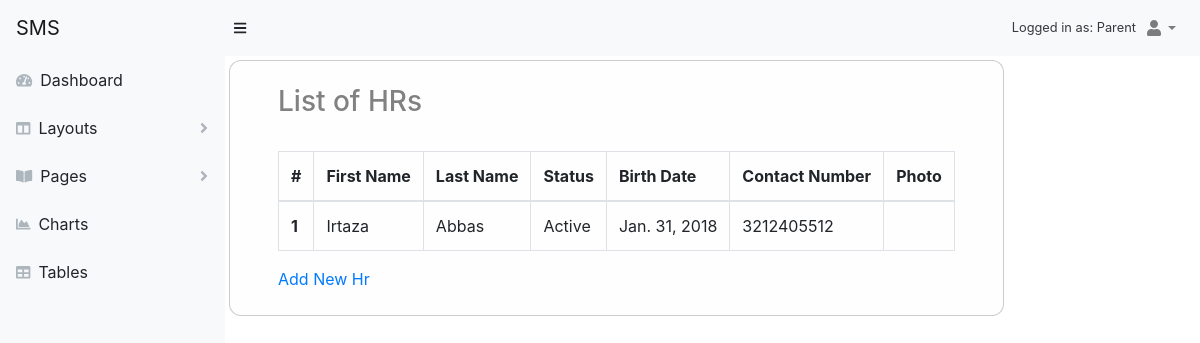
The app's page /account/view-hr/ (signed in) with its own data.
### accounts/models.py (models this page shows, shortened)
class User(AbstractBaseUser, PermissionsMixin):
    email = models.EmailField(_('email address'), unique=True)
    first_name = models.CharField(_('first name'), max_length=30, blank=True)
    last_name = models.CharField(_('last name'), max_length=30, blank=True)
    date_joined = models.DateTimeField(_('date joined'), auto_now_add=True)
    is_active = models.BooleanField(_('active'), default=True)
    is_staff = models.BooleanField(_('staff'), default=True)
    objects = UserManager()
    USERNAME_FIELD = 'email'
    REQUIRED_FIELDS = []
    class Meta:
        db_table = "User"
        verbose_name = _('user')
        verbose_name_plural = _('users')

class Profile(models.Model):
    user = models.OneToOneField(User, on_delete=models.CASCADE ,default=1)
    photo = models.ImageField(upload_to=settings.MEDIA_ROOT+'/images/profile_images/%Y%m%d', null=True, blank=True, default='/media/images/default.jpg')
    birth_date = models.DateField()
    date_left = models.DateField(null=True, blank=True)
    salary = models.FloatField(max_length=6)
    contact_number = models.CharField(max_length=11)
    address = models.ForeignKey(Address, on_delete=models.CASCADE, default=1)
    CHOICES = [('M', 'Male'), ('F', 'Female')]
    gender = models.CharField(_('gender'), max_length=1, choices=CHOICES)
    class Meta:
        abstract = True

class HrStaff(Profile):
    class Meta:
        db_table = 'HrStaff'
        verbose_name = _('hr staff')
        verbose_name_plural = _('hr staff')

### accounts/views.py (the view)
# urls.py: path('view-hr/', views.ViewHrUser.as_view(), name='view_hr'),
class ViewHrUser(View):
    template_name = 'accounts/hr/hrs.html'
    def get(self, request):
        hrs = HrStaff.objects.all()
        context = { 'hrs': hrs }
        return render(request, self.template_name, context)

### templates/accounts/hr/hrs.html (shortened to what this page needs)
{% extends 'layouts/base.html' %}
{% block content %}
<div class="container">
        <h3>List of HRs</h3>
    <br>
    <table class="table table-lg table-bordered">
        <thead>
            <tr>
                <th>#</th>
                <th>First Name</th>
                <th>Last Name</th>
                <th>Status</th>
                <th>Birth Date</th>
                <th>Contact Number</th>
                <th>Photo</th>
            </tr>
        </thead>
        <tbody>
            {% for hr in hrs %}
                <tr>
                    <th>{{ forloop.counter }}</th>
                    <td>{{hr.user.first_name}}</td>
                    <td>{{hr.user.last_name}}</td>
                    <td>{% if hr.user.is_active %} Active {%else%} In-Active {% endif %}</td>
                    <td>{{hr.birth_date}}</td>
                    <td>{{hr.contact_number}}</td>
                    <td>{{hr.photo}}</td>
                </tr>
            {% endfor %}
        </tbody>
    </table>
    <a href="{% url 'accounts:create_hr' %}">Add New Hr</a>
</div>
{% endblock content %}

### templates/layouts/base.html (shortened to what this page needs)
{% load static %}
<!DOCTYPE html>
<html lang="en">
    <head>
        <link href={% static 'css/styles.css' %} rel="stylesheet" />
        <link href="https://cdn.datatables.net/1.10.20/css/dataTables.bootstrap4.min.css" rel="stylesheet" />
    </head>
    <body class="sb-nav-fixed">
        <nav class="sb-topnav navbar navbar-expand navbar-light bg-light">
            <a class="navbar-brand" href={% url 'accounts:profile' %}>SMS</a>
            <button class="btn btn-link btn-sm order-1 order-lg-0" id="sidebarToggle"  data-toggle="collapse"  data-target="#layoutSidenav_nav" aria-controls="navbarTogglerDemo01" aria-expanded="false" aria-label="Toggle navigation">
                <i class="fas fa-bars"></i>
            </button>
            {% if user.is_authenticated %}
            <div class="small text-dark ml-auto">Logged in as: {%if user.groups.first.name is null %} Developer {%endif%}
                {{user.groups.first.name}}</div>
            <ul class="navbar-nav ml-auto ml-md-0 ">
                <li class="nav-item dropdown">
                    <a class="nav-link dropdown-toggle" id="userDropdown" href="#" role="button" data-toggle="dropdown" aria-haspopup="true" aria-expanded="false"><i class="fas fa-user fa-fw"></i></a>
                </li>
            </ul>
            {% else %}
                <ul class="navbar-nav ml-auto">
                    <li><a style="color:rgb(92, 77, 77); text-decoration:none; padding:20px;" href={% url 'password_reset' %}>Reset Password</a></li>
                    <li><a style="color:rgb(92, 77, 77); text-decoration:none; padding:20px;" href={% url 'accounts:login' %}>Login</a></li>
                </ul>
            {%endif%}
        </nav>
        <div id="layoutSidenav">
            <div id="layoutSidenav_nav">
                {% if user.is_authenticated %}
            <div class="col-sm-2" style="background-color: #FAFAFA;">
                {% if user.groups.first.name is null %}
                        {% include "includes/developerSidebar.html" %}
                {% elif user.groups.first.name == 'Principal' %}
                        {% include "includes/principalSidebar.html" %}
                {% elif user.groups.first.name == 'HR' %}
                        {% include "includes/hrStaffSidebar.html" %}
                {% elif user.groups.first.name == 'Teacher' %}
                        {% include "includes/teacherSidebar.html" %}
                {% elif user.groups.first.name == 'Student' %}
                        {% include "includes/studentSidebar.html" %}
                {% elif user.groups.first.name == 'Parent' %}
                        {% include "includes/parentSidebar.html" %}
                {% endif %}
            </div>
            {% endif %}
            </div>
            <div id="layoutSidenav_content">
                <div class="m-1 p-4 mr-auto  alert alert-light"
                 style="border:1px solid rgba(105, 95, 95, 0.322);
                     border-radius: 12px;">
                    {% block content %}
                    {% endblock %}
                </div>
            </div>
        </div>
        <link href='https://cdnjs.cloudflare.com/ajax/libs/bootstrap-datepicker/1.9.0/css/bootstrap-datepicker.min.css' rel='stylesheet' type='text/css'>
    </body>
</html>

### records on screen
User: groups.first.name "Parent"
HrStaff: user.first_name "Irtaza", user.last_name "Abbas", shows "Active", birth_date "Jan. 31, 2018", contact_number "3212405512"
